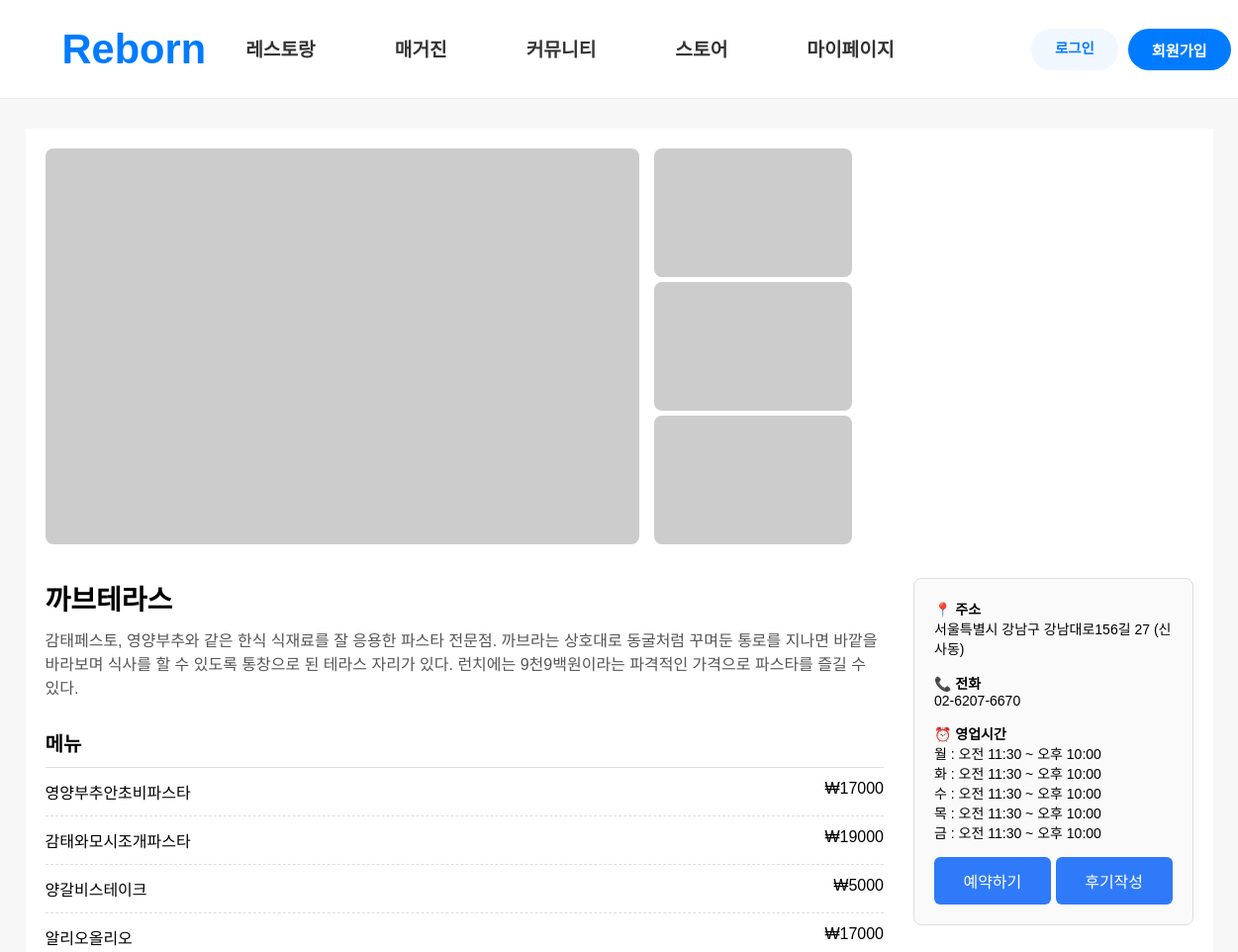
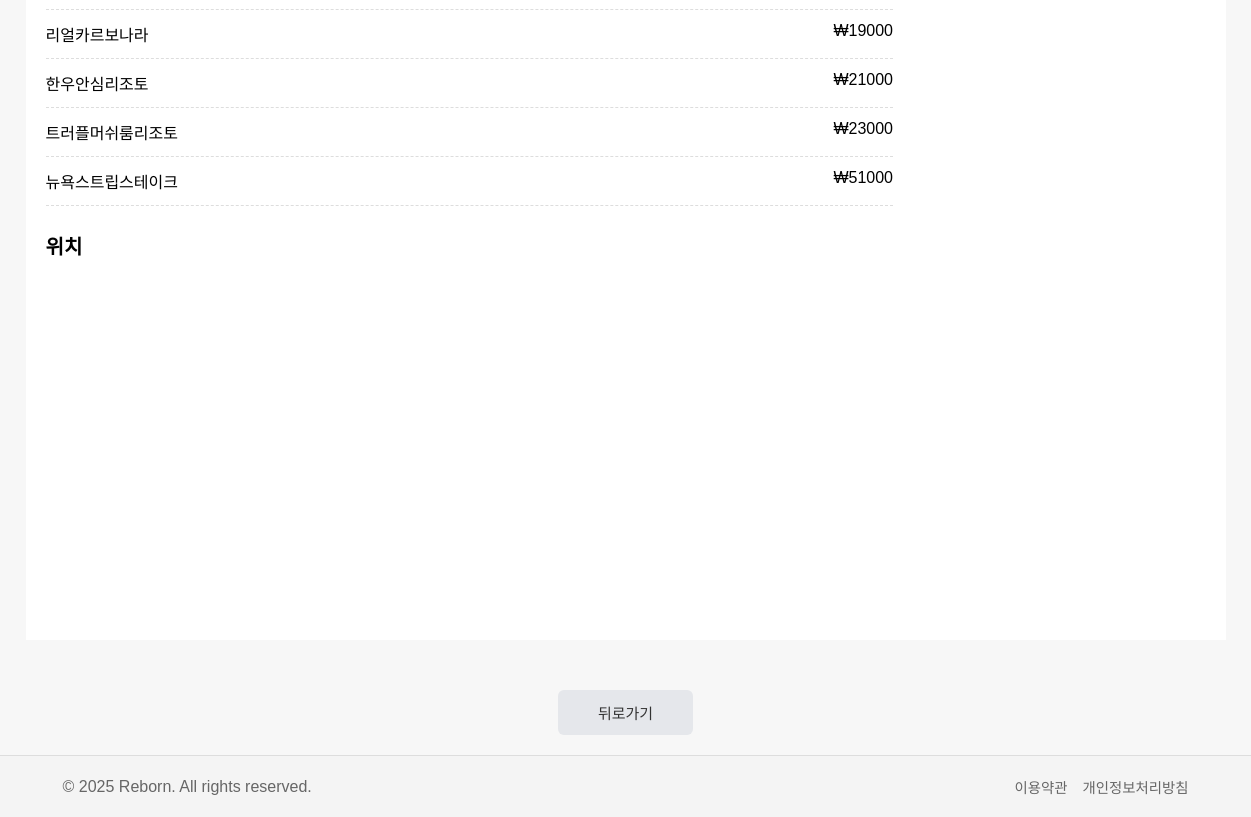
The app's page /restaurants/resview/1/ with its own data (2 pictures, top to bottom).
### restaurants/models.py (models this page shows, shortened)
class Restaurant(models.Model):
    resno = models.AutoField(primary_key=True)
    locationDetail = models.ForeignKey(LocationDetail, on_delete=models.SET_NULL, null=True, blank=True)
    location = models.ForeignKey(Location, on_delete=models.SET_NULL, null=True, blank=True)
    res_name = models.CharField(max_length=50, null=True)
    desc = models.TextField(blank=True, null=True)
    addr = models.CharField(max_length=200, null=True)
    tel = models.CharField(max_length=13, null=True)
    lat = models.DecimalField(max_digits=10, decimal_places=7, default=0)
    lng = models.DecimalField(max_digits=10, decimal_places=7, default=0)
    date = models.DateTimeField(auto_now=True)

class FoodMenu(models.Model):
    fno = models.AutoField(primary_key=True)
    resno = models.ForeignKey(Restaurant, on_delete=models.SET_NULL, null=True, blank=True)
    locationDetail = models.ForeignKey(LocationDetail, on_delete=models.SET_NULL, null=True, blank=True)
    location = models.ForeignKey(Location, on_delete=models.SET_NULL, null=True, blank=True)
    foodType = models.ForeignKey(FoodType, on_delete=models.SET_NULL, null=True, blank=True)
    price = models.IntegerField(default=0)
    fnm = models.CharField(max_length=100, null=True)
    date = models.DateTimeField(auto_now=True)

class RestaurantOperTime(models.Model):
    opno = models.AutoField(primary_key=True)
    resno = models.ForeignKey(Restaurant, on_delete=models.SET_NULL, null=True, blank=True)
    locationDetail = models.ForeignKey(LocationDetail, on_delete=models.SET_NULL, null=True, blank=True)
    location = models.ForeignKey(Location, on_delete=models.SET_NULL, null=True, blank=True)
    week = models.CharField(max_length=50, null=True)
    open_time = models.TimeField(null=True)
    close_time = models.TimeField(null=True)
    desc = models.TextField(blank=True, null=True)
    date = models.DateTimeField(auto_now=True)

### restaurants/views.py (the view)
# urls.py: path('resview/<int:resno>/', views.resview, name='resview'),
def resview(request, resno):
    qs = Restaurant.objects.get(resno=resno)
    qs2 = RestaurantOperTime.objects.filter(resno=qs)
    qs3 = FoodMenu.objects.filter(resno=qs)
    context={'view':qs, 'oper_time':qs2, 'menu':qs3, 'app_key':app_key}
    return render(request,'restaurants/resview.html',context)

### restaurants/templates/restaurants/resview.html (shortened to what this page needs)
{% extends "base.html" %}
{% block css %}
<link rel='stylesheet' href="/static/css/resview.css">
{% endblock css %}
{% block script %}
<link rel='stylesheet' href="/static/js/restaurants.js">
{% endblock script %}
{% block body %}
<div class="container">
    <section class="image-section">
        <div class="image-main">
            <img src="https://picsum.photos/600/400" alt="대표 이미지">
        </div>
        <div class="image-sub">
            <img src="https://picsum.photos/200/130?1">
            <img src="https://picsum.photos/200/130?2">
            <img src="https://picsum.photos/200/130?3">
        </div>
    </section>
    <section class="content-section">
        <div class="left">
            <h1 class="restaurant-name">{{view.res_name}}</h1>
            <p class="description">
                {{view.desc}}
            </p>
            <h2>메뉴</h2>
            <ul class="menu-list">
                {% for m in menu %}
                <li>
                    <span>{{m.fnm}}</span>
                    <span>₩{{m.price}}</span>
                </li>
                {% empty %}
                <li>등록된 메뉴가 없습니다.</li>
                {% endfor %}
            </ul>
            <h2>위치</h2>
            <div class="map" id="map" style="width:100%; height:350px;"></div>
        </div>
        <div class="right">
            <div class="info-box">
                <p><strong>📍 주소</strong><br>{{view.addr}}</p>
                <p><strong>📞 전화</strong><br>{{view.tel}}</p>
                <p><strong>⏰ 영업시간</strong><br>
                    {% for op in oper_time %}
                        {{ op.week }} : {{ op.open_time }} ~ {{ op.close_time }}<br>
                    {% empty %}
                        영업시간 정보가 없습니다.
                    {% endfor %}
                </p>
                <div class="button-group">
                    <button class="reserve-btn">예약하기</button>
                    <button class="review-btn">후기작성</button>
                </div>
            </div>
        </div>
    </section>
</div>
<div class="back-button-wrapper">
    <button class="back-btn" onclick="history.back()">뒤로가기</button>
</div>
{% endblock body %}

### static/css/common.css (style rules this page uses)
* { margin: 0; padding: 0; box-sizing: border-box; }
body { font-family: 'Pretendard', sans-serif; display: flex; flex-direction: column; min-height: 100vh; }
ul { list-style: none; }

### static/css/resview.css (style rules this page uses)
* { box-sizing: border-box; margin: 0; padding: 0; font-family: 'Noto Sans KR', sans-serif; }
body { background-color: #f7f7f7; }
.container { width: 1200px; margin: 30px auto; background: #fff; padding: 20px; }
.image-section { display: flex; gap: 15px; margin-bottom: 30px; }
.image-main img { width: 600px; height: 400px; object-fit: cover; border-radius: 8px; }
.image-sub { display: flex; flex-direction: column; gap: 5px; }
.image-sub img { width: 200px; height: 130px; object-fit: cover; border-radius: 8px; }
.content-section { display: flex; gap: 30px; }
.left { width: 75%; }
.restaurant-name { font-size: 28px; margin-bottom: 10px; }
.description { color: #555; margin-bottom: 30px; }
.left h2 { margin: 25px 0 10px; font-size: 20px; }
.menu-list { list-style: none; border-top: 1px solid #ddd; }
.menu-list li { display: flex; justify-content: space-between; padding: 12px 0; border-bottom: 1px dashed #ddd; }
.map { width: 100%; border-radius: 8px; margin-top: 10px; }
.right { width: 25%; }
.info-box { position: sticky; top: 100px; border: 1px solid #ddd; padding: 20px; border-radius: 8px; background: #fafafa; }
.info-box p { margin-bottom: 15px; font-size: 14px; }
.button-group { display: flex; gap: 5px; }
.reserve-btn { width: 100%; padding: 12px; background: #2f7af8; color: #fff; border: none; border-radius: 6px; font-size: 16px; cursor: pointer; }
.review-btn { width: 100%; padding: 12px; background: #2f7af8; color: #fff; border: none; border-radius: 6px; font-size: 16px; cursor: pointer; }
.back-button-wrapper { display: flex; justify-content: center; margin: 50px 0 20px; }
.back-btn { padding: 12px 40px; font-size: 15px; background: #e5e7eb; color: #333; border: none; border-radius: 6px; cursor: pointer; }

### records on screen
Restaurant: res_name "까브테라스", desc "감태페스토, 영양부추와 같은 한식 식재료를 잘 응용한 파스타 전문점. 까브라는 상호대로 동굴처럼 꾸며둔 통로를 지나면 바깥을 바라보며 식사를 할 수 있도록 통창으로 된 테라스 자리가 있다. 런치에는 9천9백원이라는 파격적인 가격으로 파스타를 즐길 수 있다.", addr "서울특별시 강남구 강남대로156길 27 (신사동)", tel "02-6207-6670"
FoodMenu: fnm "영양부추안초비파스타", price "17000"
FoodMenu: fnm "감태와모시조개파스타", price "19000"
FoodMenu: fnm "양갈비스테이크", price "5000"
FoodMenu: fnm "알리오올리오", price "17000"
FoodMenu: fnm "리얼카르보나라", price "19000"
FoodMenu: fnm "한우안심리조토", price "21000"
FoodMenu: fnm "트러플머쉬룸리조토", price "23000"
FoodMenu: fnm "뉴욕스트립스테이크", price "51000"
RestaurantOperTime: week "월", open_time "오전 11:30", close_time "오후 10:00"
RestaurantOperTime: week "화", open_time "오전 11:30", close_time "오후 10:00"
RestaurantOperTime: week "수", open_time "오전 11:30", close_time "오후 10:00"
RestaurantOperTime: week "목", open_time "오전 11:30", close_time "오후 10:00"
RestaurantOperTime: week "금", open_time "오전 11:30", close_time "오후 10:00"
